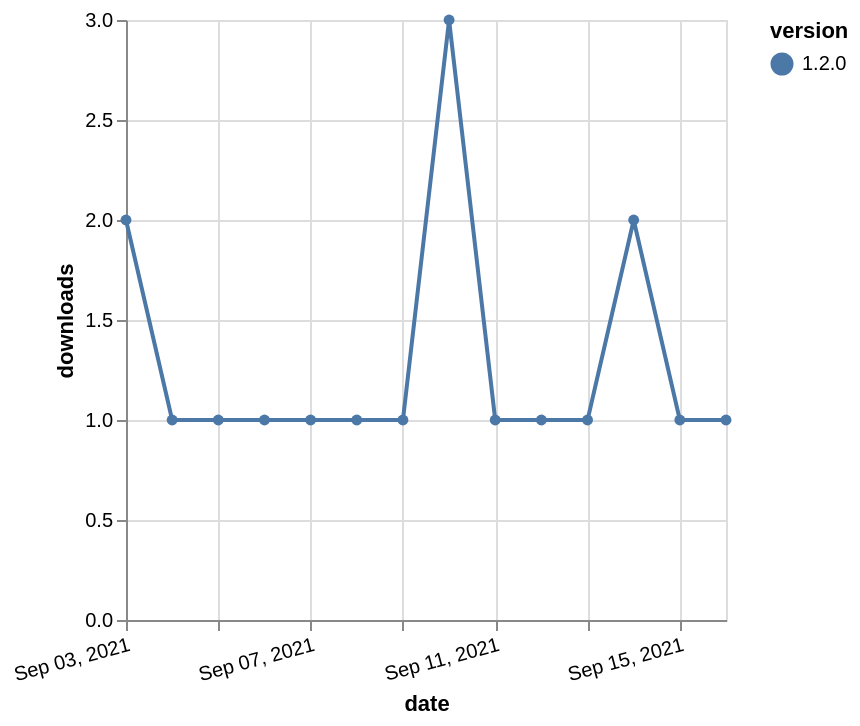

Write the Vega-Lite specification saved for this chart.
### Vega-Lite specification from a JSON file in a GitHub repository (floating-point values rounded to 4 significant figures)
{"$schema": "https://vega.github.io/schema/vega-lite/v5.json", "description": "A simple bar chart with embedded data.", "data": {"values": [{"date": "2021-09-03", "total": 123, "delta": 2, "version": "1.2.0"}, {"date": "2021-09-04", "total": 124, "delta": 1, "version": "1.2.0"}, {"date": "2021-09-05", "total": 125, "delta": 1, "version": "1.2.0"}, {"date": "2021-09-06", "total": 126, "delta": 1, "version": "1.2.0"}, {"date": "2021-09-07", "total": 127, "delta": 1, "version": "1.2.0"}, {"date": "2021-09-08", "total": 128, "delta": 1, "version": "1.2.0"}, {"date": "2021-09-09", "total": 129, "delta": 1, "version": "1.2.0"}, {"date": "2021-09-10", "total": 132, "delta": 3, "version": "1.2.0"}, {"date": "2021-09-11", "total": 133, "delta": 1, "version": "1.2.0"}, {"date": "2021-09-12", "total": 134, "delta": 1, "version": "1.2.0"}, {"date": "2021-09-13", "total": 135, "delta": 1, "version": "1.2.0"}, {"date": "2021-09-14", "total": 137, "delta": 2, "version": "1.2.0"}, {"date": "2021-09-15", "total": 138, "delta": 1, "version": "1.2.0"}, {"date": "2021-09-16", "total": 139, "delta": 1, "version": "1.2.0"}]}, "width": "container", "mark": {"type": "line", "point": {"filled": true}}, "encoding": {"x": {"field": "date", "type": "temporal", "timeUnit": "yearmonthdate", "title": "date", "axis": {"labelAngle": -15}}, "y": {"field": "delta", "type": "quantitative", "title": "downloads"}, "color": {"field": "version", "type": "nominal"}, "tooltip": {"field": "delta"}}}
